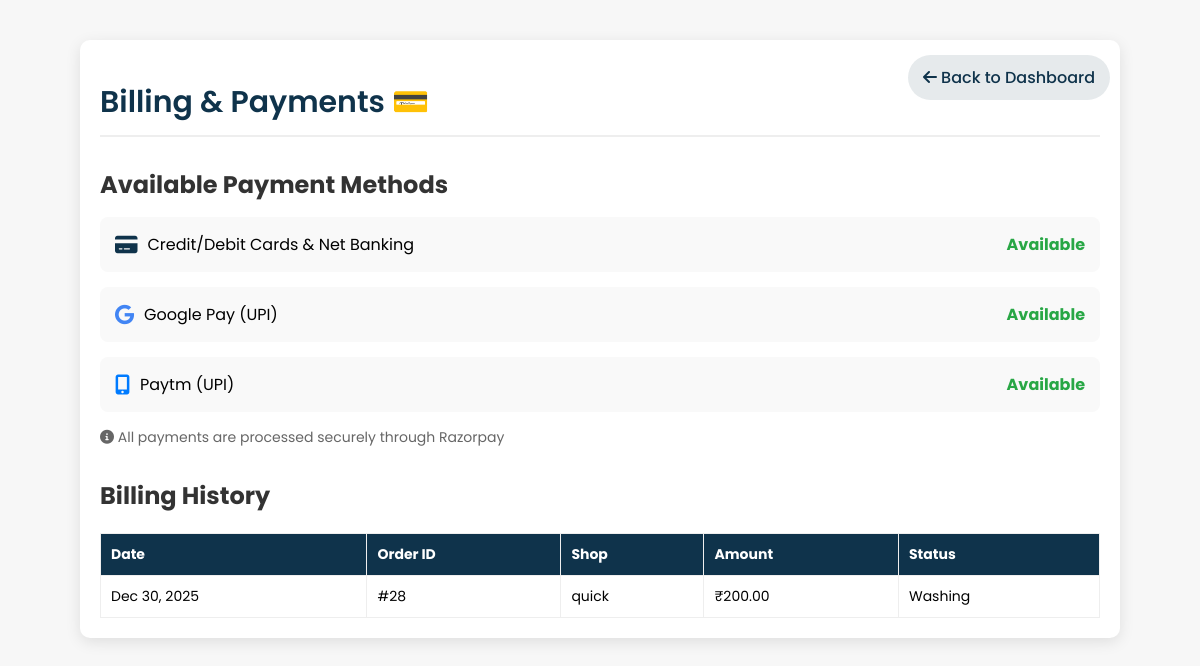
The page /billing/ (signed in) on the database as committed earlier.
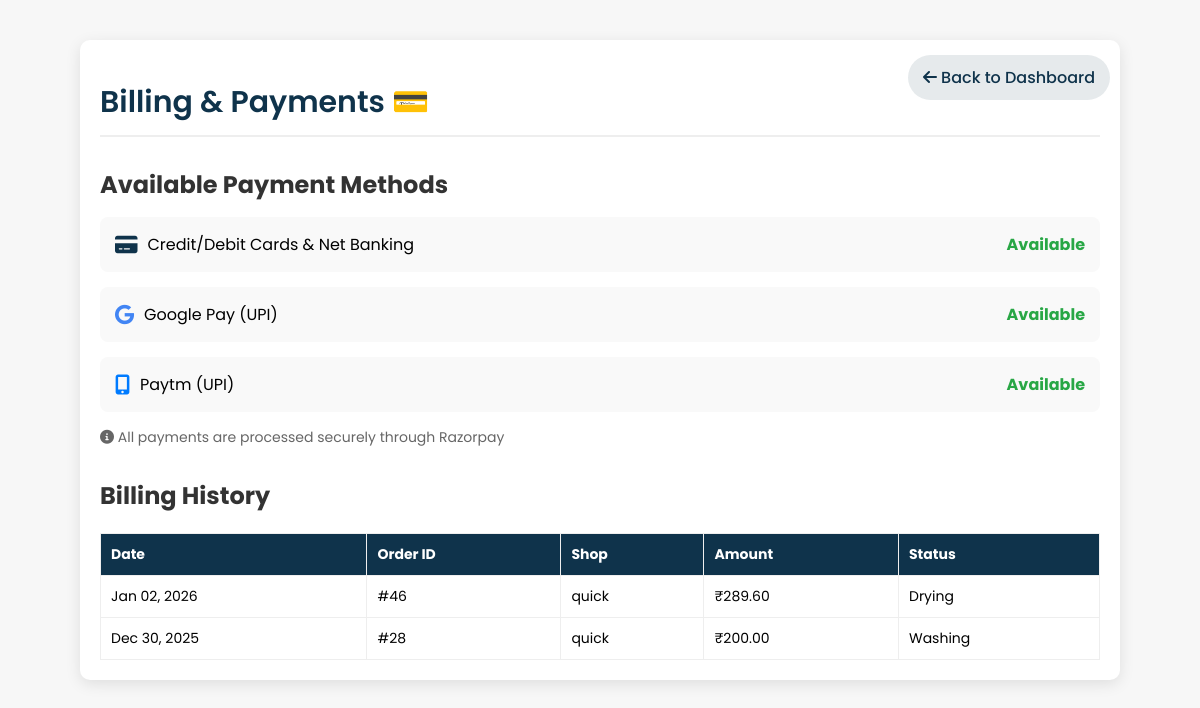
The same page on the database as committed later.
### shop/models.py (models this page shows, shortened)
class Order(models.Model):
    STATUS_CHOICES = [
        ('Pending', 'Pending'),
        ('Washing', 'Washing'),
        ('Drying', 'Drying'),
        ('Ironing', 'Ironing'),
        ('Ready', 'Ready for Pickup'),
        ('Completed', 'Completed'),
    ]
    PAYMENT_CHOICES = [
        ('Pending', 'Pending'),
        ('Completed', 'Completed'),
    ]
    user = models.ForeignKey(User, on_delete=models.CASCADE)
    shop = models.ForeignKey(LaundryShop, on_delete=models.CASCADE)
    branch = models.ForeignKey(Branch, on_delete=models.CASCADE, blank=True, null=True)
    base_amount = models.DecimalField(max_digits=10, decimal_places=2, default=0)
    platform_fee = models.DecimalField(max_digits=10, decimal_places=2, default=0)
    delivery_fee = models.DecimalField(max_digits=10, decimal_places=2, default=0)
    gst_amount = models.DecimalField(max_digits=10, decimal_places=2, default=0)
    amount = models.DecimalField(
        max_digits=10,
        decimal_places=2,
        help_text="Final payable amount (base + fees + GST)"
    )
    cloth_status = models.CharField(
        max_length=20,
        choices=STATUS_CHOICES,
        default='Pending'
    )
    payment_status = models.CharField(
        max_length=20,
        choices=PAYMENT_CHOICES,
        default='Pending'
    )
    pickup_date = models.DateTimeField(blank=True, null=True)
    delivery_date = models.DateTimeField(blank=True, null=True)
    delivery_name = models.CharField(max_length=100, blank=True)
    delivery_address = models.TextField(blank=True)
    delivery_phone = models.CharField(max_length=15, blank=True)
    special_instructions = models.TextField(blank=True)
    created_at = models.DateTimeField(default=timezone.now)
    delay_notified = models.BooleanField(default=False)
    thank_you_sent = models.BooleanField(default=False)
    razorpay_payment_id = models.CharField(max_length=100, blank=True, null=True)
    razorpay_order_id = models.CharField(max_length=100, blank=True, null=True)

class LaundryShop(models.Model):
    name = models.CharField(max_length=100, unique=True)
    email = models.EmailField(unique=True)
    password = models.CharField(max_length=128, blank=True)
    address = models.TextField(blank=True)
    phone = models.CharField(max_length=15, blank=True)
    city = models.CharField(max_length=100, blank=True)
    latitude = models.FloatField(blank=True, null=True)
    longitude = models.FloatField(blank=True, null=True)
    is_approved = models.BooleanField(default=False)
    is_open = models.BooleanField(default=True)
    created_at = models.DateTimeField(default=timezone.now)
    razorpay_account_id = models.CharField(
        max_length=100,
        blank=True,
        null=True,
        help_text="Razorpay Account ID for marketplace payments"
    )
    razorpay_key_id = models.CharField(
        max_length=100,
        blank=True,
        null=True,
        help_text="Razorpay Key ID for shop payments"
    )
    razorpay_key_secret = models.CharField(
        max_length=100,
        blank=True,
        null=True,
        help_text="Razorpay Key Secret for shop payments"
    )
    bank_account_holder_name = models.CharField(
        max_length=100,
        blank=True,
        null=True,
        help_text="Account holder name as per bank records"
    )
    bank_account_number = models.CharField(
        max_length=50,
        blank=True,
        null=True,
        help_text="Bank account number"
    )
    bank_ifsc_code = models.CharField(
        max_length=11,
        blank=True,
        null=True,
        help_text="IFSC code (e.g., HDFC0001234)"
    )
    bank_name = models.CharField(
        max_length=100,
        blank=True,
        null=True,
        help_text="Bank name (e.g., HDFC Bank, SBI)"
    )
    bank_branch = models.CharField(
        max_length=100,
        blank=True,
        null=True,
        help_text="Bank branch name"
    )
    bank_account_type = models.CharField(
        max_length=20,
        choices=[
            ('Savings', 'Savings'),
            ('Current', 'Current'),
        ],
        blank=True,
        null=True,
        help_text="Type of bank account"
    )

### shop/views.py (the view)
# urls.py: path("billing/", views.billing_payments, name="billing"),
@login_required
def billing_payments(request):
    user_orders = Order.objects.filter(
        user=request.user,
        payment_status='Completed'  # Only show paid orders
    ).order_by('-created_at')
    return render(request, 'billing.html', {'orders': user_orders})

### shop/templates/billing.html (shortened to what this page needs)
{% load static %}
<!DOCTYPE html>
<html lang="en">
<head>
    <link rel="stylesheet" href="https://cdnjs.cloudflare.com/ajax/libs/font-awesome/6.0.0-beta3/css/all.min.css">
</head>
<body>
    <div class="page-container">
        <a href="{% url 'dashboard' %}" class="back-btn">
            <i class="fas fa-arrow-left"></i> Back to Dashboard
        </a>
        <h1 class="page-header">Billing & Payments 💳</h1>
        <div class="payment-section">
            <h2 class="section-title">Available Payment Methods</h2>
            <div class="payment-method-card">
                <div style="display: flex; align-items: center; gap: 10px;">
                    <i class="fas fa-credit-card" style="color: #0f334bff; font-size: 20px;"></i>
                    <span>Credit/Debit Cards & Net Banking</span>
                </div>
                <span style="color: #28a745; font-weight: bold;">Available</span>
            </div>
            <div class="payment-method-card">
                <div style="display: flex; align-items: center; gap: 10px;">
                    <i class="fab fa-google" style="color: #4285f4; font-size: 20px;"></i>
                    <span>Google Pay (UPI)</span>
                </div>
                <span style="color: #28a745; font-weight: bold;">Available</span>
            </div>
            <div class="payment-method-card">
                <div style="display: flex; align-items: center; gap: 10px;">
                    <i class="fas fa-mobile-alt" style="color: #007bff; font-size: 20px;"></i>
                    <span>Paytm (UPI)</span>
                </div>
                <span style="color: #28a745; font-weight: bold;">Available</span>
            </div>
            <p style="margin-top: 15px; color: #666; font-size: 14px;">
                <i class="fas fa-info-circle"></i> All payments are processed securely through Razorpay
            </p>
        </div>
        <div class="billing-history">
            <h2 class="section-title">Billing History</h2>
            {% if orders %}
            <table class="history-table">
                <thead>
                    <tr>
                        <th>Date</th>
                        <th>Order ID</th>
                        <th>Shop</th>
                        <th>Amount</th>
                        <th>Status</th>
                    </tr>
                </thead>
                <tbody>
                    {% for order in orders %}
                    <tr>
                        <td>{{ order.created_at|date:"M d, Y" }}</td>
                        <td>#{{ order.id }}</td>
                        <td>{{ order.shop.name }}</td>
                        <td>₹{{ order.amount }}</td>
                        <td>
                            {% if order.cloth_status == 'Completed' %}
                                Paid
                            {% else %}
                                {{ order.get_cloth_status_display }}
                            {% endif %}
                        </td>
                    </tr>
                    {% endfor %}
                </tbody>
            </table>
            {% else %}
            <p style="text-align: center; color: #666; padding: 20px;">No billing history found.</p>
            {% endif %}
        </div>
    </div>
</body>
</html>

### shop/templates/billing.html (style rules this page uses)
body { background: #f7f7f7; font-family: "Poppins", sans-serif; }
.page-container { max-width: 1000px; margin: 40px auto; padding: 20px; background: white; border-radius: 10px; box-shadow: 0 4px 15px rgba(0, 0, 0, 0.1); position: relative; }
.back-btn { position: absolute; top: 15px; right: 10px; color: #0f334bff; text-decoration: none; padding: 10px 15px; border-radius: 50px; background: rgba(15, 51, 75, 0.1); transition: all 0.3s ease; font-weight: 500; }
.page-header { font-size: 30px; font-weight: 600; color: #0f334bff; margin-bottom: 25px; border-bottom: 2px solid #eee; padding-bottom: 10px; }
.section-title { font-size: 24px; color: #333; margin-top: 30px; margin-bottom: 15px; }
.payment-method-card { background: #f9f9f9; padding: 15px; border-radius: 8px; margin-bottom: 15px; display: flex; justify-content: space-between; align-items: center; }
.history-table { width: 100%; border-collapse: collapse; margin-top: 20px; font-size: 14px; }
.history-table th, .history-table td { border: 1px solid #eee; padding: 10px; text-align: left; }
.history-table th { background: #0f334bff; color: white; }

Rows that differ between the two databases and show on the page:
added Order: created_at "Jan 02, 2026", id "46", shop.name "quick", amount "289.60", cloth_status "Drying"
